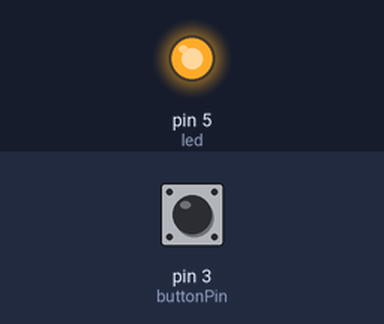
Simulated run of this sketch. Board: Arduino Uno, built with avr-gcc and run on an emulated ATmega328P. On the bench: output pins drawn as LEDs (lit = HIGH). Inputs (shaded band) come from the test bench; at power-on: pin 3 (buttonPin) LOW. No radio packets arrive unless stated.

Above: at 1.2 s.
1.3 s: pin 3 (buttonPin) pulled HIGH for 0.15 s
At 1.37 s:
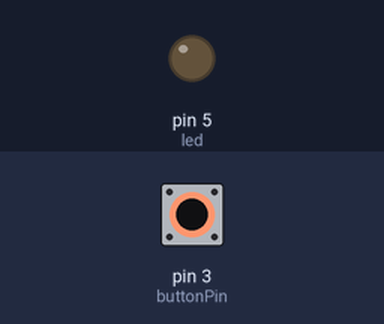
2.9 s: pin 3 (buttonPin) pulled HIGH for 3.2 s
At 6.6 s:
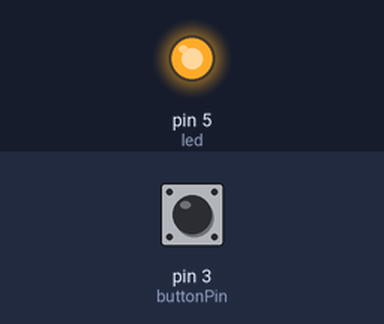
Timing chart, 0 to 8.1 s (numbered marks = the images above; inputs shaded):
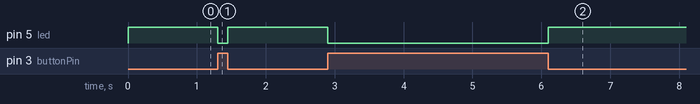

The sketch:

test_trans.ino
```cpp
#include <SPI.h>
#include <nRF24L01.h>
#include <RF24.h>

RF24 radio(7,8);

const byte address[6] = "00001";
const int buttonPin = 3;     // the number of the pushbutton pin
int buttonState = 0;
const int led = 5;
void setup() {
  pinMode(buttonPin, INPUT);
  pinMode(led, OUTPUT);
   Serial.begin(115200);
  radio.begin();
  radio.openWritingPipe(address);
  radio.setPALevel(RF24_PA_MAX);
  radio.setDataRate(RF24_250KBPS);
  radio.stopListening();
}

void loop() {
  int payload = 0;
  buttonState = digitalRead(buttonPin);
    if (buttonState == HIGH) {
      payload = 0;
      digitalWrite(led, LOW);
    } else {
      payload = 1;
      digitalWrite(led, HIGH);
    }

  radio.writeFast(&payload, sizeof(payload));
  delay(2);
}
```

Measured:
- after the input at 1.3 s, pin 5 (led): HIGH → LOW at once, → HIGH 0.15 s later
- after the input at 2.9 s, pin 5 (led): HIGH → LOW at once, → HIGH 3.2 s later
